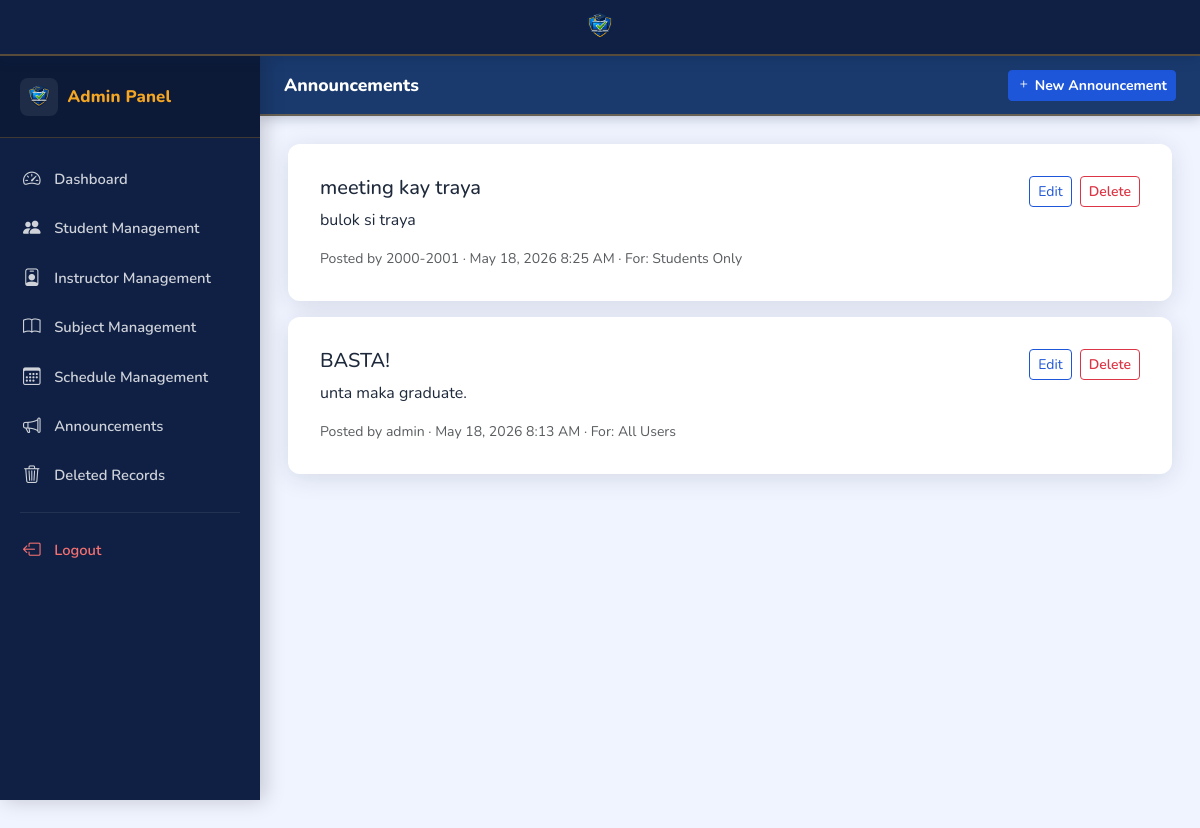
Screenshot of /announcements/ (signed in) with the database file from the repository.
### announcements/models.py (models this page shows, shortened)
class Announcement(SoftDeleteMixin, models.Model):
    AUDIENCE_ALL = 'all'
    AUDIENCE_STUDENTS = 'students'
    AUDIENCE_INSTRUCTORS = 'instructors'
    AUDIENCE_DEPT = 'department'
    AUDIENCE_CHOICES = [
        (AUDIENCE_ALL, 'All Users'),
        (AUDIENCE_STUDENTS, 'Students Only'),
        (AUDIENCE_INSTRUCTORS, 'Instructors Only'),
        (AUDIENCE_DEPT, 'Specific Department'),
    ]
    title = models.CharField(max_length=300)
    content = models.TextField()
    author = models.ForeignKey(User, on_delete=models.SET_NULL, null=True)
    audience = models.CharField(max_length=20, choices=AUDIENCE_CHOICES, default=AUDIENCE_ALL)
    department = models.ForeignKey(
        Department, on_delete=models.SET_NULL, null=True, blank=True,
        help_text="Only if audience is specific department"
    )
    is_active = models.BooleanField(default=True)
    created_at = models.DateTimeField(auto_now_add=True)
    updated_at = models.DateTimeField(auto_now=True)
    class Meta:
        ordering = ['-created_at']

### accounts/models.py (models this page shows, shortened)
class User(AbstractUser):
    ROLE_STUDENT = 'student'
    ROLE_INSTRUCTOR = 'instructor'
    ROLE_ADMIN = 'admin'
    ROLE_CHOICES = [
        (ROLE_STUDENT, 'Student'),
        (ROLE_INSTRUCTOR, 'Instructor'),
        (ROLE_ADMIN, 'Admin'),
    ]
    role = models.CharField(max_length=20, choices=ROLE_CHOICES, default=ROLE_STUDENT)
    email = models.EmailField(unique=True)
    def is_admin_user(self):
        return self.role == self.ROLE_ADMIN

### announcements/views.py (the view)
# urls.py: path('', views.announcement_list, name='announcement_list'),
@login_required
def announcement_list(request):
    user = request.user
    qs = Announcement.objects.filter(is_active=True)
    if user.role == User.ROLE_STUDENT:
        profile = user.student_profile
        qs = qs.filter(audience__in=['all', 'students']) | qs.filter(audience='department', department=profile.department)
    elif user.role == User.ROLE_INSTRUCTOR:
        qs = qs.filter(audience__in=['all', 'instructors'])
    return render(request, 'announcements/list.html', {'announcements': qs.distinct()})

### core/soft_delete.py (called while the page is built)
    def get_queryset(self):
        return SoftDeleteQuerySet(self.model, using=self._db).filter(is_deleted=False)

### templates/announcements/list.html (shortened to what this page needs)
{% extends 'base.html' %}
{% block body %}
<div class="portal-layout">
  {% if user.role == 'student' %}{% include 'partials/sidebar_student.html' %}
  {% elif user.role == 'instructor' %}{% include 'partials/sidebar_instructor.html' %}
  {% else %}{% include 'partials/sidebar_admin.html' %}{% endif %}
  <div class="main-content">
    <div class="topbar"><div class="d-flex align-items-center gap-3"><button class="btn btn-sm btn-light d-md-none" id="sidebarToggle"></button><span class="topbar-title">Announcements</span></div>
      {% if user.role != 'student' %}<a href="{% url 'announcement_create' %}" class="btn btn-primary btn-sm"><i class="bi bi-plus me-1"></i>New Announcement</a>{% endif %}
    </div>
    <div class="page-body fade-in">
      {% for ann in announcements %}
      <div class="form-card mb-3">
        <div class="d-flex justify-content-between">
          <h5 class="fw-800">{{ ann.title }}</h5>
          {% if user.is_admin_user or user.role == 'admin' %}
          <div><a href="{% url 'announcement_update' ann.pk %}" class="btn btn-sm btn-outline-primary me-1">Edit</a>
          <form method="post" action="{% url 'announcement_delete' ann.pk %}" class="d-inline" onsubmit="return confirm('Delete?')">{% csrf_token %}<button class="btn btn-sm btn-outline-danger">Delete</button></form></div>
          {% endif %}
        </div>
        <p>{{ ann.content }}</p>
        <div class="text-muted small">Posted by {{ ann.author }} · {{ ann.created_at|date:"M d, Y g:i A" }} · For: {{ ann.get_audience_display }}</div>
      </div>
      {% empty %}<div class="form-card text-center text-muted py-5"><i class="bi bi-megaphone fs-1 d-block mb-3"></i>No announcements yet.</div>{% endfor %}
    </div>
  </div>
</div>
{% endblock %}

### static/css/portal.css (style rules this page uses)
:root { --primary-blue: #1a3a6e; --primary: #1e56d9; --primary-dark: #1342b5; --primary-light: #dbeafe; --sidebar-bg: #0f2044; --accent-gold: #f5a623; --accent-gold-dark: #c8860e; --accent-gold-light:#fef7e6; --sidebar-text: rgba(255, 255, 255, 0.80); --sidebar-width: 260px; --site-navbar-h: 56px; --topbar-h: 60px; --radius: 12px; --shadow: 0 4px 24px rgba(15, 32, 68, 0.12); --shadow-sm: 0 2px 8px rgba(15, 32, 68, 0.08); --bs-primary: #1e56d9; --bs-primary-rgb: 30, 86, 217; --bs-warning: #f5a623; --bs-warning-rgb: 245, 166, 35; }
body { font-family: 'Nunito', sans-serif; background: #f0f4ff; color: #1e293b; padding-top: var(--site-navbar-h); }
.portal-layout { display: flex; min-height: 100vh; }
.main-content { margin-left: var(--sidebar-width); flex: 1; display: flex; flex-direction: column; }
.topbar { height: var(--topbar-h); background: var(--primary-blue); display: flex; align-items: center; padding: 0 1.5rem; justify-content: space-between; box-shadow: 0 2px 12px rgba(15, 32, 68, 0.25); position: sticky; top: var(--site-navbar-h); z-index: 100; border-bottom: 2px solid rgba(245, 166, 35, 0.35); }
.topbar-title { font-weight: 800; font-size: 1.1rem; color: #fff; }
.topbar .btn-primary { background: var(--accent-gold); border-color: var(--accent-gold-dark); color: #fff; }
.topbar a { color: rgba(255, 255, 255, 0.85); }
.page-body { padding: 1.75rem; }
.form-card { background: #fff; border-radius: var(--radius); padding: 2rem; box-shadow: var(--shadow); }
.fade-in { animation: fadeIn .35s ease both; }
.btn-primary, .btn-primary:not(:disabled):not(.disabled) { background-color: var(--primary); border-color: var(--primary); color: #fff; font-weight: 700; }
.btn-outline-primary { color: var(--primary); border-color: var(--primary); }
.btn-outline-danger { font-weight: 600; }

### rows the page displays
Announcement: title "meeting kay traya", content "bulok si traya", author "2000-2001", created_at "May 18, 2026 8:25 AM", audience "Students Only"
Announcement: title "BASTA!", content "unta maka graduate.", author "admin", created_at "May 18, 2026 8:13 AM", audience "All Users"
